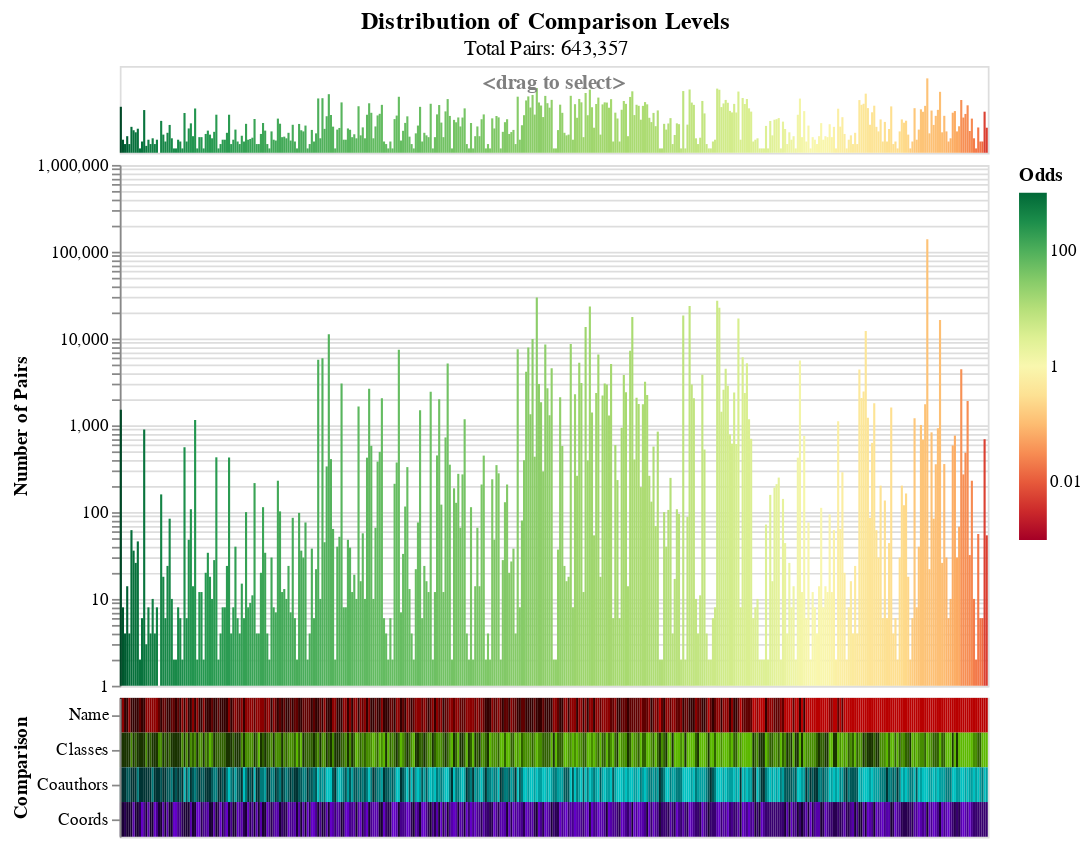

Notebook code for this chart:
### Markdown cell above
We can plot these compared pairs.
We can see which comparison levels are most common,
which occur together,
which lead to matches, and which lead to non-matches.

The exact match levels have the highest odds, and the
else levels have the lowest. The other levels are somewhere in between.

### Code cell
from mismo.compare import plot_compared  # noqa: E402

plot_compared(compared, comparisons=comparisons, weights=weights)

### Figure 1 — Vega-Lite specification as saved in the notebook (floating-point values rounded to 4 significant figures; data arrays with more than 128 entries replaced by an {"elided": "..."} marker saying what was removed)
{"config": {"view": {"continuousWidth": 300, "continuousHeight": 300}}, "vconcat": [{"data": {"name": "data-18aef3f326e18c6f35d8d805fcdd01a6"}, "mark": {"type": "rect"}, "encoding": {"color": {"field": "log_odds", "legend": null, "scale": {"domainMax": 3, "domainMid": 0, "domainMin": -3, "scheme": "redyellowgreen"}, "title": "Odds", "type": "quantitative"}, "opacity": {"condition": {"param": "param_10", "value": 1}, "value": 0.8}, "x": {"axis": null, "field": "vector_id", "sort": {"field": "odds", "order": "descending"}, "type": "nominal"}, "y": {"axis": null, "field": "n_pairs", "scale": {"type": "log"}, "title": "Number of Pairs", "type": "quantitative"}}, "height": 50, "name": "view_20", "title": {"text": "<drag to select>", "anchor": "middle", "color": "gray", "dy": 20, "fontSize": 12}, "width": 500}, {"data": {"name": "data-18aef3f326e18c6f35d8d805fcdd01a6"}, "mark": {"type": "rect", "stroke": null}, "encoding": {"color": {"field": "log_odds", "legend": {"labelExpr": "pow(10,datum.value)"}, "scale": {"domainMax": 3, "domainMid": 0, "domainMin": -3, "scheme": "redyellowgreen"}, "title": "Odds", "type": "quantitative"}, "opacity": {"condition": {"param": "param_10", "value": 1}, "value": 0.8}, "tooltip": [{"field": "n_pairs", "format": ",", "title": "Number of Pairs", "type": "quantitative"}, {"field": "pct_pairs", "format": "%", "title": "Percent of Pairs", "type": "quantitative"}, {"field": "odds", "format": ",", "title": "Odds", "type": "quantitative"}, {"field": "Name", "type": "nominal"}, {"field": "Classes", "type": "nominal"}, {"field": "Coauthors", "type": "nominal"}, {"field": "Coords", "type": "nominal"}], "x": {"axis": null, "field": "vector_id", "sort": {"field": "odds", "order": "descending"}, "type": "nominal"}, "y": {"field": "n_pairs", "scale": {"type": "log"}, "title": "Number of Pairs", "type": "quantitative"}}, "name": "view_21", "transform": [{"filter": {"param": "param_9"}}], "width": 500}, {"data": {"name": "data-651284eb27e10f8ca5243c8a189695a5"}, "mark": {"type": "rect"}, "encoding": {"color": {"field": "level_uid", "legend": null, "scale": {"domain": ["Name:exact", "Name:share 1 token", "Name:share 2+ tokens", "Name:else", "Classes:exact", "Classes:share 1 class", "Classes:share 2+ classes", "Classes:else", "Coauthors:jaccard >= 0.5", "Coauthors:jaccard >= 0.25", "Coauthors:jaccard >= 0.1", "Coauthors:jaccard >= 0.02", "Coauthors:else", "Coords:exact", "Coords:coords <= 10km", "Coords:coords <= 100km", "Coords:both coord missing", "Coords:one coord missing", "Coords:else"], "range": ["#330000", "#5f0000", "#8c0000", "#b80000", "#193300", "#2f5f00", "#468c00", "#5cb800", "#003333", "#005656", "#007a7a", "#009e9e", "#00c1c1", "#190033", "#280050", "#37006e", "#46008c", "#5500aa", "#6300c7"]}, "title": "Comparison:Level", "type": "nominal"}, "opacity": {"condition": {"param": "param_10", "value": 1}, "value": 0.8}, "tooltip": [{"field": "level", "type": "nominal"}], "x": {"axis": null, "field": "vector_id", "sort": {"field": "odds", "order": "descending"}, "type": "nominal"}, "y": {"field": "comparison", "sort": ["Name", "Classes", "Coauthors", "Coords"], "title": "Comparison", "type": "nominal"}}, "height": 80, "name": "view_22", "transform": [{"filter": {"param": "param_9"}}], "width": 500}], "params": [{"name": "param_9", "select": {"type": "interval", "encodings": ["x"]}, "views": ["view_20"]}, {"name": "param_10", "select": {"type": "point", "fields": ["vector_id"], "on": "mouseover"}, "views": ["view_20", "view_21", "view_22"]}], "spacing": 0, "title": {"text": "Distribution of Comparison Levels", "anchor": "middle", "fontSize": 14, "subtitle": "Total Pairs: 643,357"}, "$schema": "https://vega.github.io/schema/vega-lite/v5.16.3.json", "datasets": {"data-18aef3f326e18c6f35d8d805fcdd01a6": {"elided": "409 records"}, "data-651284eb27e10f8ca5243c8a189695a5": {"elided": "1636 records"}}}
